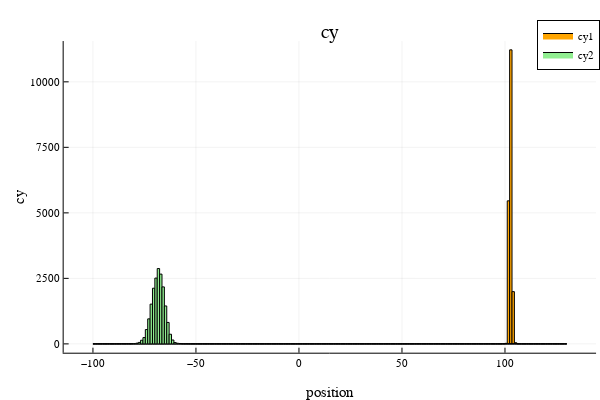

The cell this chart's notebook holds for it:
### Markdown cell above
Comparaison aux cx initiaux: plus etale, maximum pas en 0, amplitude maximale plus faible

### Code cell
plotly(size=(600,400));
#polynomial coefficients cy
cy_csv = CSV.read("cytab.csv", DataFrame; datarow = 1, transpose=true);
cy1_hist = (cy_csv[:,3]);
cy2_hist = (cy_csv[:,4]);
h4 = histogram([cy1_hist cy2_hist], bins = LinRange(-100,130,200),
     label = ["cy1" "cy2"], xlabel = "position", ylabel = "cy", title = "cy", legend = :best, 
     colour = ["orange" "lightgreen"]);

plot(h4)
